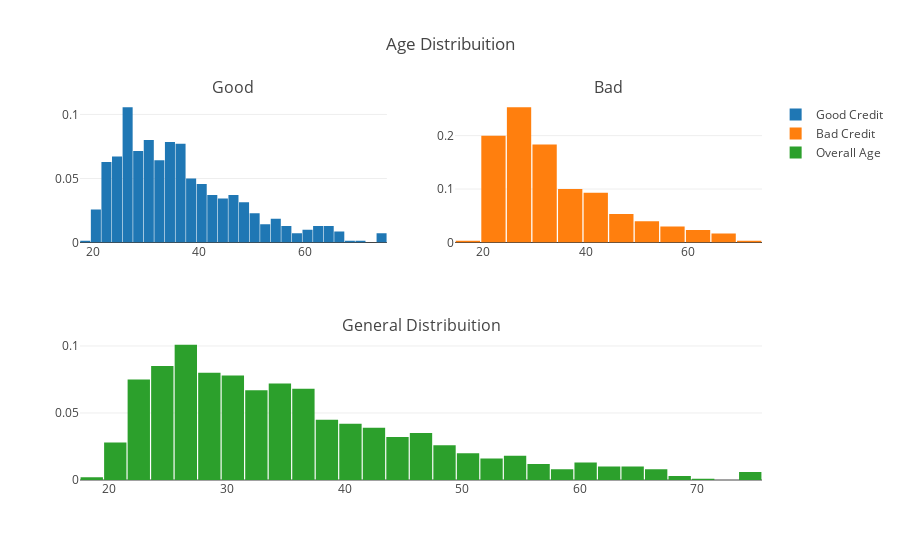

Here is the notebook cell this chart was saved with:
### Markdown cell above
I will try implement some interactive visuals in my Kernels, this will be the first, inspired in Alexader's Kernel and I will also continue implementing plotly and bokeh in my Kerne

### Code cell
df_good = df_credit.loc[df_credit["Risk"] == 'good']['Age'].values.tolist()
df_bad = df_credit.loc[df_credit["Risk"] == 'bad']['Age'].values.tolist()
df_age = df_credit['Age'].values.tolist()

#First plot
trace0 = go.Histogram(
    x=df_good,
    histnorm='probability',
    name="Good Credit"
)
#Second plot
trace1 = go.Histogram(
    x=df_bad,
    histnorm='probability',
    name="Bad Credit"
)
#Third plot
trace2 = go.Histogram(
    x=df_age,
    histnorm='probability',
    name="Overall Age"
)

#Creating the grid
fig = tls.make_subplots(rows=2, cols=2, specs=[[{}, {}], [{'colspan': 2}, None]],
                          subplot_titles=('Good','Bad', 'General Distribuition'))

#setting the figs
fig.append_trace(trace0, 1, 1)
fig.append_trace(trace1, 1, 2)
fig.append_trace(trace2, 2, 1)

fig['layout'].update(showlegend=True, title='Age Distribuition', bargap=0.05)
py.iplot(fig, filename='custom-sized-subplot-with-subplot-titles')

### Figure 1 — Plotly figure (JSON) as saved in the notebook; plotly's stock layout.template omitted (floating-point values rounded to 4 significant figures; data arrays with more than 128 entries replaced by an {"elided": "..."} marker saying what was removed)
{"data": [{"type": "histogram", "x": {"elided": "700 int values"}, "histnorm": "probability", "name": "Good Credit", "xaxis": "x1", "yaxis": "y1"}, {"type": "histogram", "x": {"elided": "300 int values"}, "histnorm": "probability", "name": "Bad Credit", "xaxis": "x2", "yaxis": "y2"}, {"type": "histogram", "x": {"elided": "1000 int values"}, "histnorm": "probability", "name": "Overall Age", "xaxis": "x3", "yaxis": "y3"}], "layout": {"xaxis1": {"domain": [0, 0.45], "anchor": "y1"}, "yaxis1": {"domain": [0.625, 1], "anchor": "x1"}, "xaxis2": {"domain": [0.55, 1], "anchor": "y2"}, "yaxis2": {"domain": [0.625, 1], "anchor": "x2"}, "xaxis3": {"domain": [0, 1], "anchor": "y3"}, "yaxis3": {"domain": [0, 0.375], "anchor": "x3"}, "annotations": [{"y": 1, "xref": "paper", "x": 0.225, "yref": "paper", "text": "Good", "showarrow": false, "font": {"size": 16}, "xanchor": "center", "yanchor": "bottom"}, {"y": 1, "xref": "paper", "x": 0.775, "yref": "paper", "text": "Bad", "showarrow": false, "font": {"size": 16}, "xanchor": "center", "yanchor": "bottom"}, {"y": 0.375, "xref": "paper", "x": 0.5, "yref": "paper", "text": "General Distribuition", "showarrow": false, "font": {"size": 16}, "xanchor": "center", "yanchor": "bottom"}], "showlegend": true, "title": "Age Distribuition", "bargap": 0.05}}
